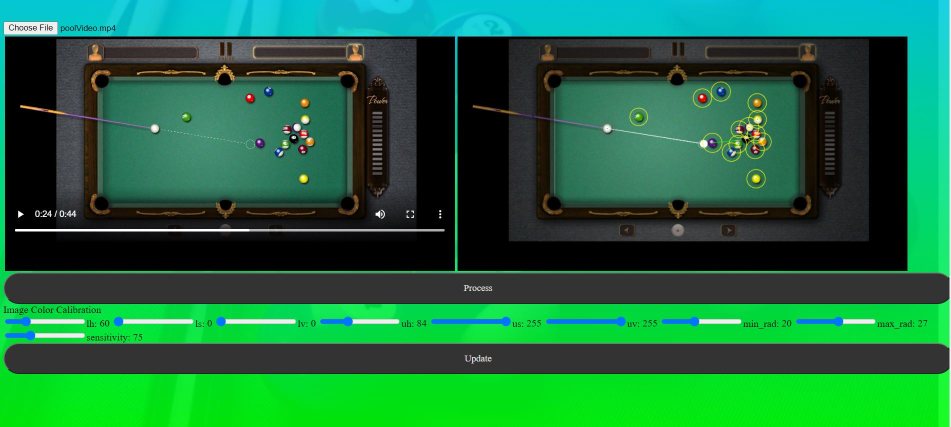
#> input picture pool_Images/501.JPG, 1901 x 854 px, given in place of poolvideo1.mp4, which was not available (shown at 1/2 size)
$ python ball_detection.py
#> lines starting #> are read from the running program, lines starting #| are printed output that depends on the picture; after the words box and inside, x2 and y2 are one past the last pixel; in counts of white or black regions, pixels touching at a corner belong together; pictures that were not available may be replaced by others from this repository, and a replacement may not be noted
from cv2 import cv2 as cv
import numpy as np
import math
import argparse
import math
from sympy import Point, Line, Circle, intersection, Ray, pi
from cv2 import cv2 as cv
from sympy import plot_implicit, cos, sin, symbols, Eq, And
from sympy import symbols
from sympy.plotting import plot
import matplotlib.pyplot as plt
from numba import jit, cuda

def nothing(x):
    pass
cv.namedWindow('Image',cv.WINDOW_NORMAL)
cv.resizeWindow('Image',600,600)

# [34 lines left out: function during_collision, not called in this run]

prev_stick_point = Point(0,0)
prev_cue_point = Point(0,0)

def predict_path(circle_coordinates,cue_ball_coordinate,cue_stick_coordinate,frame):
    global prev_stick_point, prev_cue_point

    if len(cue_ball_coordinate) < 3 or len(cue_stick_coordinate) < 2:
        print("No point detected")
        cv.imshow('Image',frame)
        return

    cue_point = Point(cue_ball_coordinate[0], cue_ball_coordinate[1])
    stick_point = Point(cue_stick_coordinate[0], cue_stick_coordinate[1])

    if prev_stick_point == stick_point and cue_point == prev_cue_point:
        flag = 1
    else:
        future_point, collision_ball_info  = during_collision(cue_point, cue_ball_coordinate[2],stick_point,circle_coordinates)
        prev_stick_point = stick_point
        prev_cue_point = cue_point
        flag = 0

    if flag==1 or future_point == cue_point:
        pass
    else:
        print("Collision")
        cv.circle(frame, (int(collision_ball_info[0]), int(collision_ball_info[1])), 2*int(collision_ball_info[2]), (0, 255, 255), 2)
        cv.circle(frame, (int(future_point.x), int(future_point.y)), int(cue_ball_coordinate[2]), (255, 255, 255), -1)
        temp_point = Point(collision_ball_info[0],collision_ball_info[1])
        colored_future_point = intersection(Ray(future_point,temp_point),Circle(temp_point,collision_ball_info[2]*5))
        cv.line(frame, (cue_point.x, cue_point.y), (future_point.x, future_point.y), (255, 255, 255), thickness=2)
        cv.line(frame, ((int)(collision_ball_info[0]), (int)(collision_ball_info[1])), ((int)(colored_future_point[0].x), (int)(colored_future_point[0].y)), (0, 255, 0), thickness=2)

    cv.circle(frame, (int(cue_stick_coordinate[0]), int(cue_stick_coordinate[1])), 3, (123, 55, 55), 4)
    cv.circle(frame, (int(cue_ball_coordinate[0]), int(cue_ball_coordinate[1])),int(cue_ball_coordinate[2])*2, (100, 100, 100), 2)
    cv.circle(frame, (int(cue_ball_coordinate[0]), int(cue_ball_coordinate[1])), 1, (255, 100, 100), 2)
    for coordinate in circle_coordinates:
        cv.circle(frame, (int(coordinate[0]), int(coordinate[1])), 1, (0, 255, 0), 2)
        cv.circle(frame, (int(coordinate[0]), int(coordinate[1])), 2*int(coordinate[2]), (0, 255, 255), 2)
    cv.imshow('Image',frame)


image_array = []
def detect_coordinates(image_address):

#> called with image_address = 'poolvideo1.mp4'
     cv.namedWindow('Trackbar',cv.WINDOW_NORMAL)
     cv.createTrackbar('lh', 'Trackbar', 65, 255, nothing)
     cv.createTrackbar('ls', 'Trackbar', 0, 255, nothing)
     cv.createTrackbar('lv', 'Trackbar', 0, 255, nothing)
     cv.createTrackbar('uh', 'Trackbar', 84, 255, nothing)
     cv.createTrackbar('us', 'Trackbar', 255, 255, nothing)
     cv.createTrackbar('uv', 'Trackbar', 255, 255, nothing)
     cv.createTrackbar('min_rad', 'Trackbar', 20, 100, nothing)
     cv.createTrackbar('max_rad', 'Trackbar', 27, 100, nothing)

     circle_coordinates = []
     cue_ball_coordinate = []
     cue_stick_coordinate = []
     cap = cv.VideoCapture(image_address)
     while(cap.isOpened()):
         circle_coordinates.clear()
         cue_ball_coordinate.clear()
         ret , frame = cap.read()
#> frame is the input picture: shape (854, 1901, 3); mean B, G, R 61.9, 106.9, 29.1
         if not ret:
             break

         hsv = cv.cvtColor(frame, cv.COLOR_BGR2HSV)
#> hsv: shape (854, 1901, 3); mean H, S, V 57.3, 131.8, 109.7
         hsv_cue = hsv.copy()
         lh = cv.getTrackbarPos('lh', 'Trackbar')
         ls = cv.getTrackbarPos('ls', 'Trackbar')
         lv = cv.getTrackbarPos('lv', 'Trackbar')
         uh = cv.getTrackbarPos('uh', 'Trackbar')
         us = cv.getTrackbarPos('us', 'Trackbar')
         uv = cv.getTrackbarPos('uv', 'Trackbar')

         min_rad = cv.getTrackbarPos('min_rad', 'Trackbar')
         max_rad = cv.getTrackbarPos('max_rad', 'Trackbar')
         lower_green = np.array([lh, ls, lv])
         upper_green = np.array([uh, us, uv])
         lower_white = np.array([0, 0, 168])
         upper_white = np.array([172, 111, 255])
         lower_pink = np.array([125,100,141])
         upper_pink = np.array([166,123,219])
         mask_white = cv.inRange(hsv_cue, lower_white, upper_white)
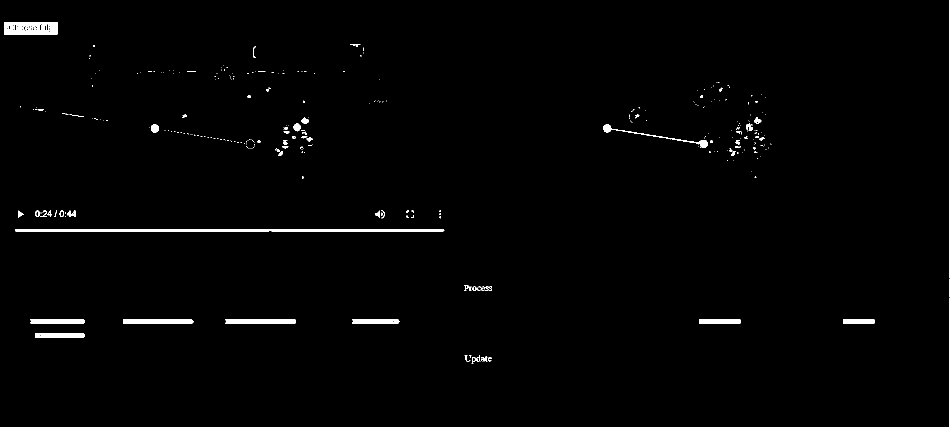
#> mask_white: shape (854, 1901) (shown at 1/2 size); 1.2% white; 304 white regions (233 under 20 px), largest, box (x1, y1, x2, y2) and area: (30, 458, 889, 463) 4278, (8, 44, 115, 69) 2316, (451, 638, 592, 648) 1389
         mask = cv.inRange(hsv, lower_green, upper_green)
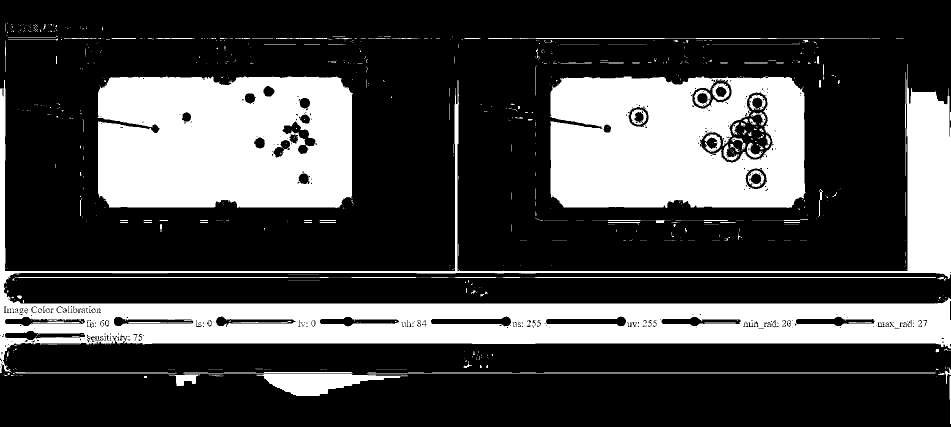
#> mask: shape (854, 1901) (shown at 1/2 size); 27.6% white; 1384 white regions (1256 under 20 px), largest, box (x1, y1, x2, y2) and area: (0, 128, 1901, 746) 181952, (195, 153, 706, 416) 124242, (1100, 153, 1611, 416) 112903
         #mask_table = mask.copy()
         mask = cv.bitwise_not(mask, mask=None)
         mask_stick = cv.inRange(hsv,lower_pink,upper_pink)
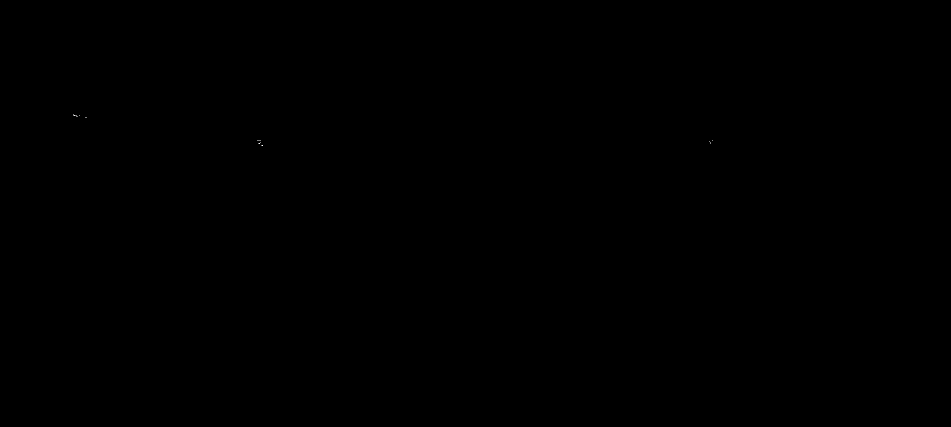
#> mask_stick: shape (854, 1901) (shown at 1/2 size); 0% white in thin lines or dots, all inside (x1, y1, x2, y2) = (146, 229, 1426, 292)
         contours, _ = cv.findContours(
             mask, cv.RETR_TREE, cv.CHAIN_APPROX_NONE)
#> contours = 2018 contours, 1789 with area under 20; largest, box (x1, y1, x2, y2) and area: (0, 0, 1901, 542) 991070, (0, 669, 1901, 854) 314188, (194, 152, 707, 417) 129761, (1099, 152, 1612, 417) 129388, (8, 546, 1901, 607) 112605
         contours_white_ball, _ = cv.findContours(
             mask_white, cv.RETR_TREE, cv.CHAIN_APPROX_NONE)
#> contours_white_ball = 424 contours, 357 with area under 20; largest, box (x1, y1, x2, y2) and area: (30, 458, 889, 463) 3418, (8, 44, 115, 69) 2544, (451, 638, 592, 648) 1248, (246, 638, 387, 648) 1246, (61, 638, 170, 648) 958
         contours_stick, _ = cv.findContours(mask_stick,cv.RETR_TREE,cv.CHAIN_APPROX_NONE)
#> contours_stick = 15 contours, all with area under 20
         # [6 lines of commented-out code are left out]
         if len(contours_stick) != 0:
            c = max(contours_stick,key = cv.contourArea)
#> c = [[524, 290], [523, 291], [524, 291]]
            M_stick = cv.moments(c)
#> M_stick = moments, m00 0.5, centre m10/m00, m01/m00 = (523.7, 290.7)
            if M_stick['m00'] != 0:
                cX_stick = M_stick['m10']/M_stick['m00']
#> cX_stick = 523.7
                cY_stick = M_stick['m01']/M_stick['m00']
#> cY_stick = 290.7
                #cv.circle(frame, (int(cX_stick), int(cY_stick)), 3, (123, 55, 55), 4)
                cue_stick_coordinate = [cX_stick,cY_stick]
#> cue_stick_coordinate = [523.7, 290.7]

         for contour in contours_white_ball:
             approx_white = cv.approxPolyDP(
                 contour, 0.01*cv.arcLength(contour, True), True)
             x_white = approx_white.ravel()[0]
             y_white = approx_white.ravel()[1]
             M = cv.moments(contour)
             if M['m00'] == 0:
                 continue
             cX_white = M['m10']/M['m00']
             cY_white = M['m01']/M['m00']

             if len(approx_white) > 8  and len(approx_white) < 23:
                 #k = cv.isContourConvex(approx_white)
                 area = cv.contourArea(contour)
                 perimeter = cv.arcLength(contour,True)
                 circularity = 4 * math.pi * (area/(perimeter*perimeter))
                 if circularity < 0.5:
                     continue
                 radius_white = math.sqrt((cX_white-x_white)**2 + (cY_white-y_white)**2)
                 if radius_white < min_rad or radius_white > max_rad:
                     continue
                 #cv.circle(frame, (int(cX_white), int(cY_white)),
                           #int(radius_white)*2, (100, 100, 100), 2)
                 #cv.circle(frame, (int(cX_white), int(cY_white)), 1, (255, 100, 100), 2)
                 cue_ball_coordinate = [cX_white, cY_white, radius_white]
#> this loop made 424 passes
#> (x_white, y_white, cX_white, cY_white, area, perimeter, circularity, radius_white) on passes 10, 89, 108, 109, 115, 133, 136, 157, 199, 209, 252, 255: (956, 714, 956.3, 718, 32, 22.14, 0.82, 4.05), (930, 571, 932.5, 572.9, 22.5, 18.73, 0.806, 3.12), (122, 421, 123.3, 427.1, 80.5, 34.73, 0.839, 6.19), (122, 422, 123.2, 427, 49, 27.31, 0.825, 5.17), (73, 422, 74.38, 427, 50, 28.49, 0.774, 5.21), (1470, 302, 1466.2, 306.7, 36.5, 28.73, 0.556, 6.03), (565, 302, 561.3, 306.9, 40, 30.97, 0.524, 6.14), (564, 293, 570.3, 293.7, 32, 27.31, 0.539, 6.32), (613, 277, 618.5, 278.1, 44.5, 31.56, 0.562, 5.58), (584, 273, 587.5, 274.4, 26.5, 19.9, 0.841, 3.77), (306, 249, 309.2, 256.4, 188.5, 53.21, 0.837, 8.06), (1206, 255, 1214.3, 256.3, 188, 66.28, 0.538, 8.38)
#> (x_white, y_white, cX_white, cY_white, area, perimeter, circularity) on passes 1, 4, 9, 88, 105, 111: (978, 714, 978.9, 716.9, 20.5, 35.56, 0.204), (949, 714, 947.2, 718.3, 51, 40.14, 0.398), (959, 710, 956.2, 717.8, 47, 37.31, 0.424), (928, 570, 932.5, 573.7, 43.5, 42.38, 0.304), (134, 428, 143.2, 427, 91, 70.28, 0.231), (100, 421, 99.02, 427, 40.5, 36.38, 0.384)

         for contour in contours:
             if len(cue_ball_coordinate) != 0:
                 cX_white = cue_ball_coordinate[0]
                 cY_white = cue_ball_coordinate[1]
             approx = cv.approxPolyDP(
             contour, 0.01*cv.arcLength(contour, True), True)
             x = approx.ravel()[0]
             y = approx.ravel()[1]
             M = cv.moments(contour)
             if M['m00'] == 0:
                 continue
             cX = M['m10']/M['m00']
             cY = M['m01']/M['m00']

             if len(approx) > 8 and len(approx) < 23:
                 area = cv.contourArea(contour)
                 perimeter = cv.arcLength(contour,True)
                 circularity = 4 * math.pi * (area/(perimeter*perimeter))
                 if circularity < 0.5:
                     continue
                 if len(cue_ball_coordinate) != 0:
                     distance = math.sqrt((cX-cX_white)**2 + (cY-cY_white)**2)
                     if distance < min_rad:
                         continue
                 radius = math.sqrt((cX-x)**2 + (cY-y)**2)
                 if radius < min_rad or radius > max_rad:
                     continue
                 #cv.circle(frame, (int(cX), int(cY)), 1, (0, 255, 0), 2)
                 #cv.circle(frame, (int(cX), int(cY)), 2*int(radius), (0, 255, 255), 2)
                 circle_coordinates.append([cX, cY, radius])
#> this loop made 2018 passes
#> contour on passes 23, 28, 30: [[257, 672], [257, 673], [258, 673], [258, 672]], [[286, 670], [287, 671], [287, 670]], [[0, 670], [0, 671]]

         #cv.imshow('Image', frame)
         height,width,_ = frame.shape
         size = (width,height)
         image_array.append(frame)
         predict_path(circle_coordinates,cue_ball_coordinate,cue_stick_coordinate,frame)
         if cv.waitKey(1) & 0xFF == 27:
#> (key Esc is pressed here)
             break
     cap.release()
     cv.destroyAllWindows()
     out = cv.VideoWriter('outpy.avi',cv.VideoWriter_fourcc('M','J','P','G'), 10, size)
     for img in image_array:
         out.write(img)
#> this loop made 1 pass


def main():
    image_address = 'poolvideo1.mp4'
    detect_coordinates(image_address)
    #print(ref_point)


if __name__ == '__main__':
    main()

# [132 lines left out: function detect_coordinates2, not called in this run]
